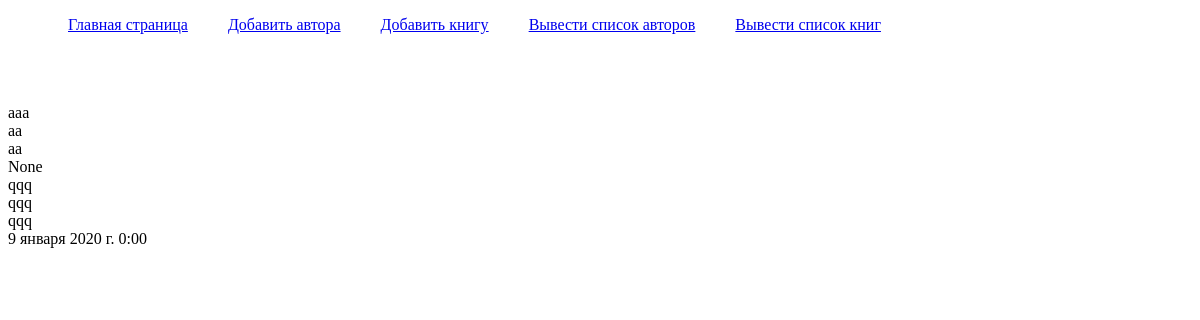
The app's page /author_list/, older data.
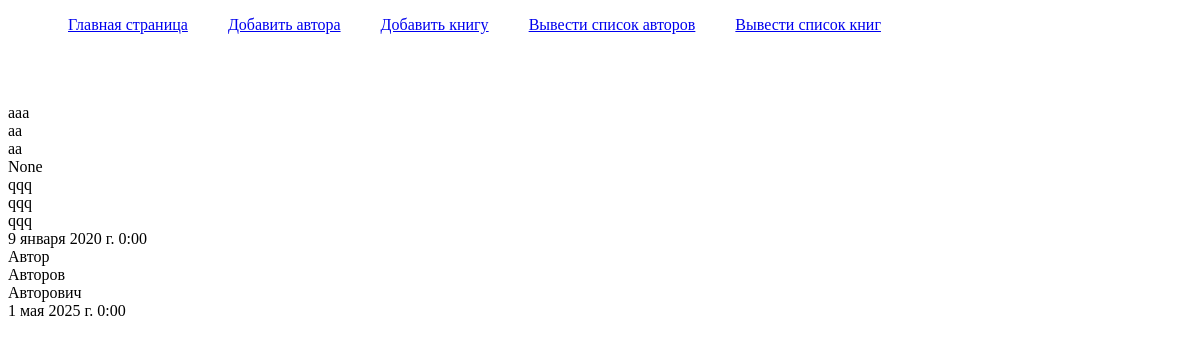
The same page, newer data.
### library/models.py (models this page shows, shortened)
class Author(models.Model):
    name = models.TextField(null=True, blank=True, verbose_name="Имя")
    lastname = models.TextField(null=True, blank=True, verbose_name="Фамилия")
    patronymic = models.TextField(null=True, blank=True, verbose_name="Отчество")
    birthdate = models.DateTimeField()
    class Meta:
        verbose_name = "Автор"
        verbose_name_plural = "Авторы"

### library/views.py (the view)
# urls.py: path('author_list/', show_all_authors, name='author_list'),
def show_all_authors(request):
    authors = Author.objects.all()
    context = {'authors': authors}
    return render(request, template_name='library/author_list.html', context=context)

### library/templates/library/author_list.html
{% extends 'library/base.html' %}
{% block content %}
{% for author in authors %}
    <div>{{ author.name }}</div>
    <div>{{ author.lastname }}</div>
    <div>{{ author.patronymic }}</div>
    <div>{{ author.birthdate }}</div>
{% endfor %}
{% endblock content %}

### library/templates/library/base.html (shortened to what this page needs)
<!DOCTYPE html>
<html lang="en">
<head>
</head>
<body>
<ul style="display: flex; flex-direction: row; list-style: none; margin-bottom: 70px;">
    <li style="padding: 0px 20px 0px 20px" ><a href="{% url 'index' %}">Главная страница</a></li>
    <li style="padding: 0px 20px 0px 20px" ><a href="{% url 'add_author' %}">Добавить автора</a></li>
    <li style="padding: 0px 20px 0px 20px" ><a href="{% url 'add_book' %}">Добавить книгу</a></li>
    <li style="padding: 0px 20px 0px 20px" ><a href="{% url 'author_list' %}">Вывести список авторов</a></li>
    <li style="padding: 0px 20px 0px 20px" ><a href="{% url 'book_list' %}">Вывести список книг</a></li>
</ul>
{% block content %}
{% endblock content %}
</body>
</html>

Row changes from the older to the newer data that the page shows:
added Author: name "Автор", lastname "Авторов", patronymic "Авторович", birthdate "1 мая 2025 г. 0:00"
